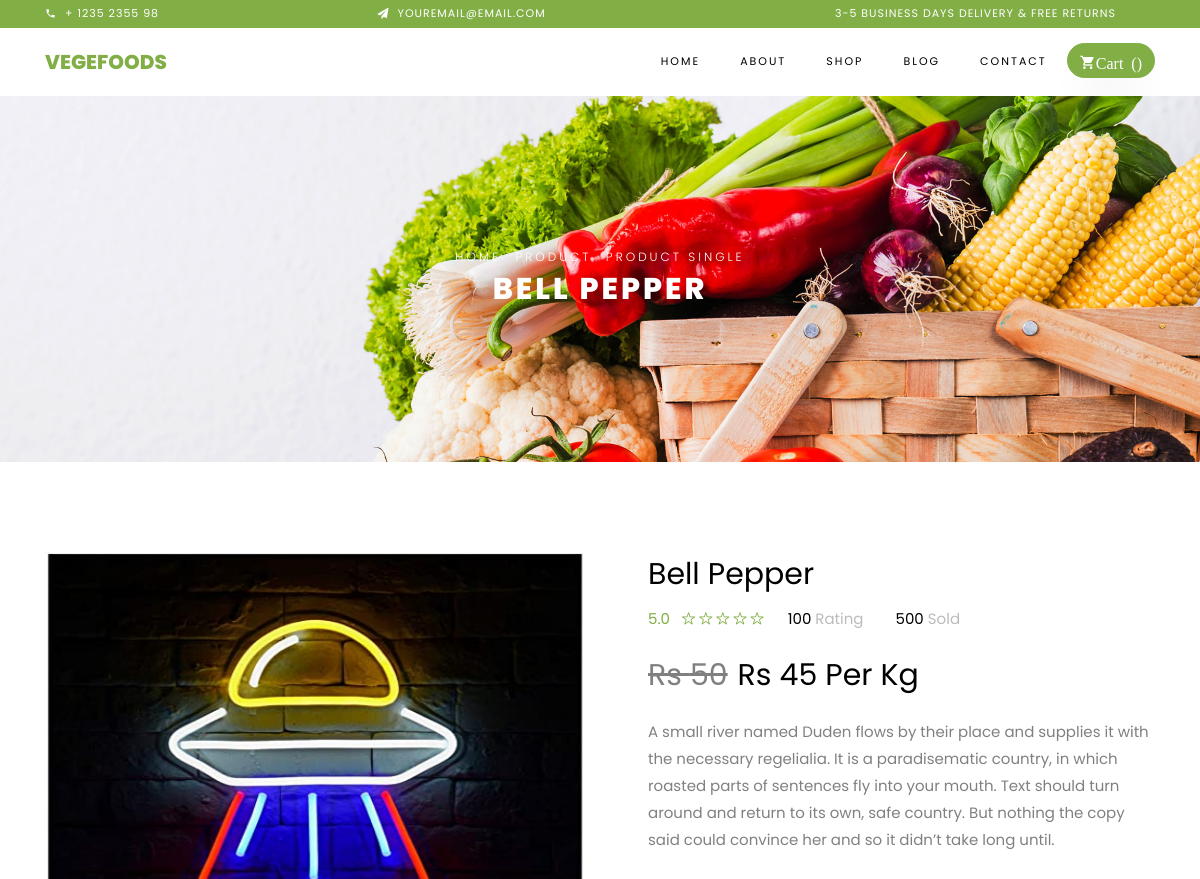
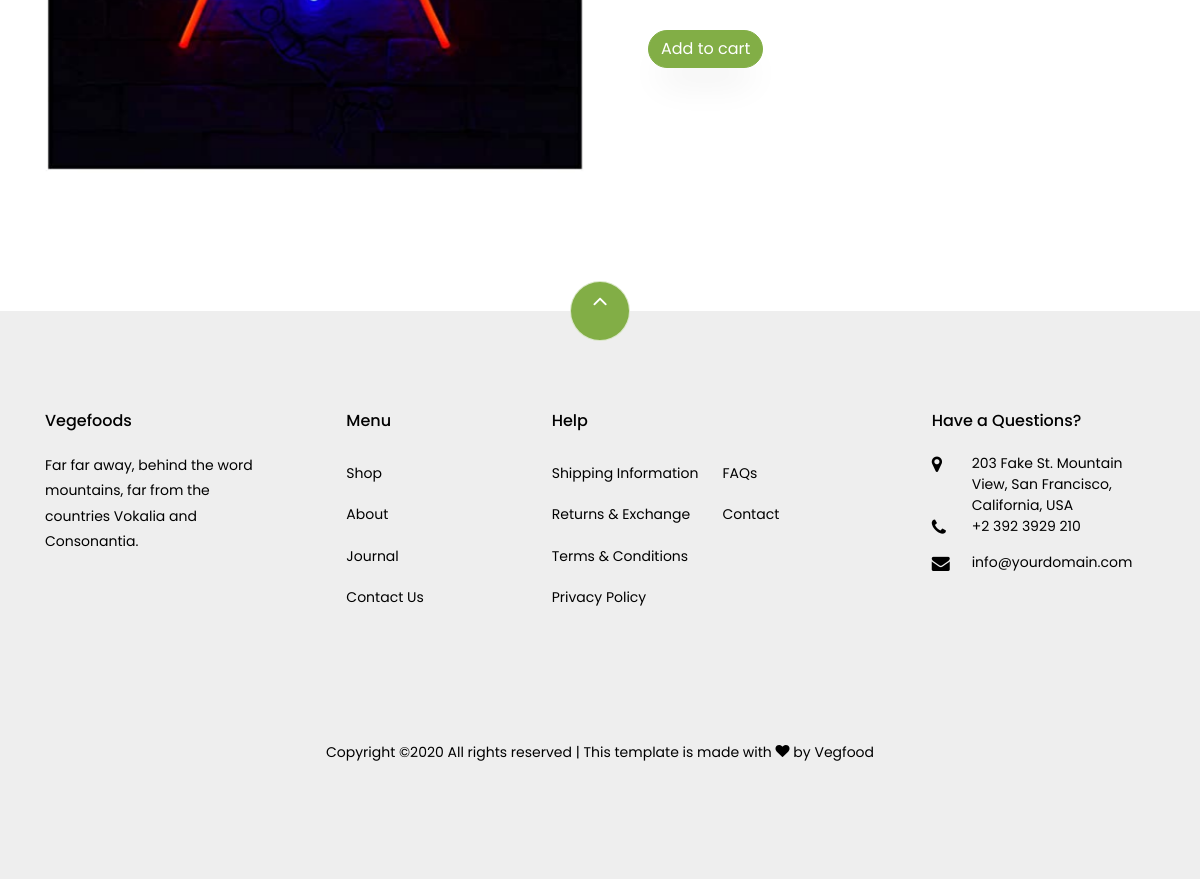
Screenshot of /product_single/1 with the database file from the repository (2 pictures, top to bottom).
### shop/models.py (models this page shows, shortened)
class Product(models.Model):
    product_id = models.AutoField(primary_key=True)
    product_name = models.CharField(max_length=50)
    category_product =models.ForeignKey(Category, related_name='Category' ,on_delete=models.CASCADE , default=1 )
    old_price = models.IntegerField(default=0)
    price =models.IntegerField(default=0)
    desc = RichTextField(blank=True,null=True)
    discount_percentage = models.IntegerField(default=0)
    image = models.ImageField(upload_to="shop/images", default="")

### shop/views.py (the view)
# urls.py: path('product_single/<int:product_detail_id>', views.product_single, name='product_single'),
def product_single(request,product_detail_id):
    product_details = Product.objects.filter(product_id=product_detail_id)
    return render(request, 'shop/product_single.html',{'product':product_details[0]})

### shop/templates/shop/product_single.html (shortened to what this page needs)
{% extends 'shop/base.html'%}
{% block body %}
  {%load static %}
    <div class="hero-wrap hero-bread" style="background-image: url( {% static 'assets/images/bg_1.jpg' %});">
      <div class="container">
        <div class="row no-gutters slider-text align-items-center justify-content-center">
          <div class="col-md-9 ftco-animate text-center">
          	<p class="breadcrumbs"><span class="mr-2"><a href="index.html">Home</a></span> <span class="mr-2"><a href="index.html">Product</a></span> <span>Product Single</span></p>
            <h1 class="mb-0 bread">{{ product.product_name }} </h1>
          </div>
        </div>
      </div>
    </div>
    <section class="ftco-section">
    	<div class="container">
    		<div class="row">
    			<div class="col-lg-6 mb-5 ftco-animate">
    				<a href="/media/{{ product.image }}" class="image-popup"><img style="height: 500px; width: 100%;" src="/media/{{ product.image }}" class="img-fluid" alt="Colorlib Template"></a>
    			</div>
    			<div class="col-lg-6 product-details pl-md-5 ftco-animate">
    				<h3>{{ product.product_name }} </h3>
    				<div class="rating d-flex">
							<p class="text-left mr-4">
								<a href="#" class="mr-2">5.0</a>
								<a href="#"><span class="ion-ios-star-outline"></span></a>
								<a href="#"><span class="ion-ios-star-outline"></span></a>
								<a href="#"><span class="ion-ios-star-outline"></span></a>
								<a href="#"><span class="ion-ios-star-outline"></span></a>
								<a href="#"><span class="ion-ios-star-outline"></span></a>
							</p>
							<p class="text-left mr-4">
								<a href="#" class="mr-2" style="color: #000;">100 <span style="color: #bbb;">Rating</span></a>
							</p>
							<p class="text-left">
								<a href="#" class="mr-2" style="color: #000;">500 <span style="color: #bbb;">Sold</span></a>
							</p>
						</div>
    				<p class="price"><span style="margin-right: 10px;
                            color: gray"><del>Rs {{ product.old_price }}</del></span><span>Rs {{ product.price }} Per Kg</span></p>
					<p>{{ product.desc| safe }}</p>
						<div class="row mt-4">
							<div class="col-md-6">
							</div>
          	</div>
              <a href="#" id="basket" class="btn btn-primary">Add to cart</a>
    			</div>
    		</div>
    	</div>
    </section>
    {% endblock %}

### rows the page displays
Product: product_name "BELL PEPPER", image (picture), product_name "Bell Pepper", old_price "50", price "45", desc "A small river named Duden flows by their place and supplies it with the necessary regelialia. It is a paradisematic country, in which roasted parts of sentences fly into your mouth. Text should turn around and return to its own, safe country. But nothing the copy said could convince her and so it didn’t take long until."
